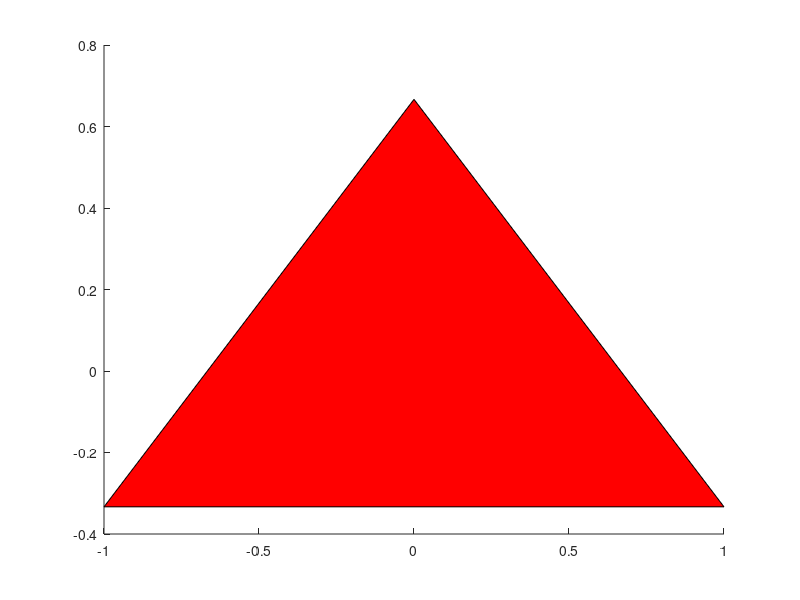

Source code (MATLAB): (Note: this script raises an error after producing the figure.)
%{
A_SimplePatch.m

This shows how to create a simple patch object (a triangle in this case) by
specifying the vertices.

Matt Sheen, mws262@cornell.edu
%}

close all; clear all;
fig = figure;

%Simple Patch
pX = [-1 1 0]';
pY = [-1/3 -1/3 2/3]';
pZ = [0 0 0]';

p1 = patch(pX,pY,pZ,'red'); %Make the patch object
p1.FaceAlpha = 0.5; % A little transparent for easier viewing.

axis equal
view(3)